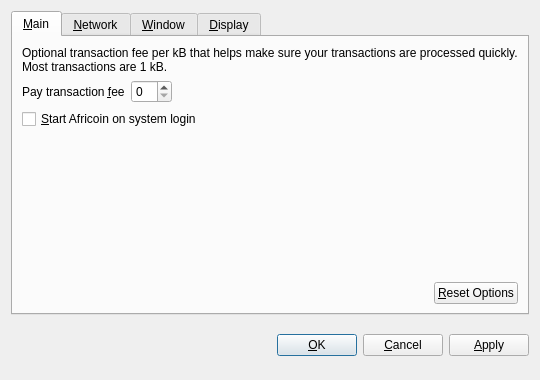
<?xml version="1.0" encoding="UTF-8"?>
<ui version="4.0">
 <class>OptionsDialog</class>
 <widget class="QDialog" name="OptionsDialog">
  <property name="geometry">
   <rect>
    <x>0</x>
    <y>0</y>
    <width>540</width>
    <height>380</height>
   </rect>
  </property>
  <property name="windowTitle">
   <string>Options</string>
  </property>
  <property name="modal">
   <bool>true</bool>
  </property>
  <layout class="QVBoxLayout" name="verticalLayout">
   <item>
    <widget class="QTabWidget" name="tabWidget">
     <property name="tabPosition">
      <enum>QTabWidget::North</enum>
     </property>
     <property name="currentIndex">
      <number>0</number>
     </property>
     <widget class="QWidget" name="tabMain">
      <attribute name="title">
       <string>&amp;Main</string>
      </attribute>
      <layout class="QVBoxLayout" name="verticalLayout_Main">
       <item>
        <widget class="QLabel" name="transactionFeeInfoLabel">
         <property name="text">
          <string>Optional transaction fee per kB that helps make sure your transactions are processed quickly. Most transactions are 1 kB.</string>
         </property>
         <property name="textFormat">
          <enum>Qt::PlainText</enum>
         </property>
         <property name="wordWrap">
          <bool>true</bool>
         </property>
        </widget>
       </item>
       <item>
        <layout class="QHBoxLayout" name="horizontalLayout_1_Main">
         <item>
          <widget class="QLabel" name="transactionFeeLabel">
           <property name="text">
            <string>Pay transaction &amp;fee</string>
           </property>
           <property name="textFormat">
            <enum>Qt::PlainText</enum>
           </property>
           <property name="buddy">
            <cstring>transactionFee</cstring>
           </property>
          </widget>
         </item>
         <item>
          <widget class="BitcoinAmountField" name="transactionFee"/>
         </item>
         <item>
          <spacer name="horizontalSpacer_1_Main">
           <property name="orientation">
            <enum>Qt::Horizontal</enum>
           </property>
           <property name="sizeHint" stdset="0">
            <size>
             <width>40</width>
             <height>20</height>
            </size>
           </property>
          </spacer>
         </item>
        </layout>
       </item>
       <item>
        <widget class="QCheckBox" name="bitcoinAtStartup">
         <property name="toolTip">
          <string>Automatically start Africoin after logging in to the system.</string>
         </property>
         <property name="text">
          <string>&amp;Start Africoin on system login</string>
         </property>
        </widget>
       </item>
       <item>
        <spacer name="verticalSpacer_Main">
         <property name="orientation">
          <enum>Qt::Vertical</enum>
         </property>
         <property name="sizeHint" stdset="0">
          <size>
           <width>20</width>
           <height>40</height>
          </size>
         </property>
        </spacer>
       </item>
       <item>
        <layout class="QHBoxLayout" name="horizontalLayout_2_Main">
         <item>
          <spacer name="horizontalSpacer_2_Main">
           <property name="orientation">
            <enum>Qt::Horizontal</enum>
           </property>
           <property name="sizeHint" stdset="0">
            <size>
             <width>40</width>
             <height>20</height>
            </size>
           </property>
          </spacer>
         </item>
         <item>
          <widget class="QPushButton" name="resetButton">
           <property name="toolTip">
            <string>Reset all client options to default.</string>
           </property>
           <property name="text">
            <string>&amp;Reset Options</string>
           </property>
           <property name="autoDefault">
            <bool>false</bool>
           </property>
          </widget>
         </item>
        </layout>
       </item>
      </layout>
     </widget>
     <widget class="QWidget" name="tabNetwork">
      <attribute name="title">
       <string>&amp;Network</string>
      </attribute>
      <layout class="QVBoxLayout" name="verticalLayout_Network">
       <item>
        <widget class="QCheckBox" name="mapPortUpnp">
         <property name="toolTip">
          <string>Automatically open the Africoin client port on the router. This only works when your router supports UPnP and it is enabled.</string>
         </property>
         <property name="text">
          <string>Map port using &amp;UPnP</string>
         </property>
        </widget>
       </item>
       <item>
        <widget class="QCheckBox" name="connectSocks">
         <property name="toolTip">
          <string>Connect to the Africoin network through a SOCKS proxy (e.g. when connecting through Tor).</string>
         </property>
         <property name="text">
          <string>&amp;Connect through SOCKS proxy:</string>
         </property>
        </widget>
       </item>
       <item>
        <layout class="QHBoxLayout" name="horizontalLayout_Network">
         <item>
          <widget class="QLabel" name="proxyIpLabel">
           <property name="text">
            <string>Proxy &amp;IP:</string>
           </property>
           <property name="textFormat">
            <enum>Qt::PlainText</enum>
           </property>
           <property name="buddy">
            <cstring>proxyIp</cstring>
           </property>
          </widget>
         </item>
         <item>
          <widget class="QValidatedLineEdit" name="proxyIp">
           <property name="maximumSize">
            <size>
             <width>140</width>
             <height>16777215</height>
            </size>
           </property>
           <property name="toolTip">
            <string>IP address of the proxy (e.g. 127.0.0.1)</string>
           </property>
          </widget>
         </item>
         <item>
          <widget class="QLabel" name="proxyPortLabel">
           <property name="text">
            <string>&amp;Port:</string>
           </property>
           <property name="textFormat">
            <enum>Qt::PlainText</enum>
           </property>
           <property name="buddy">
            <cstring>proxyPort</cstring>
           </property>
          </widget>
         </item>
         <item>
          <widget class="QLineEdit" name="proxyPort">
           <property name="maximumSize">
            <size>
             <width>55</width>
             <height>16777215</height>
            </size>
           </property>
           <property name="toolTip">
            <string>Port of the proxy (e.g. 9050)</string>
           </property>
          </widget>
         </item>
         <item>
          <widget class="QLabel" name="socksVersionLabel">
           <property name="text">
            <string>SOCKS &amp;Version:</string>
           </property>
           <property name="textFormat">
            <enum>Qt::PlainText</enum>
           </property>
           <property name="buddy">
            <cstring>socksVersion</cstring>
           </property>
          </widget>
         </item>
         <item>
          <widget class="QValueComboBox" name="socksVersion">
           <property name="toolTip">
            <string>SOCKS version of the proxy (e.g. 5)</string>
           </property>
          </widget>
         </item>
         <item>
          <spacer name="horizontalSpacer_Network">
           <property name="orientation">
            <enum>Qt::Horizontal</enum>
           </property>
           <property name="sizeHint" stdset="0">
            <size>
             <width>40</width>
             <height>20</height>
            </size>
           </property>
          </spacer>
         </item>
        </layout>
       </item>
       <item>
        <spacer name="verticalSpacer_Network">
         <property name="orientation">
          <enum>Qt::Vertical</enum>
         </property>
         <property name="sizeHint" stdset="0">
          <size>
           <width>20</width>
           <height>40</height>
          </size>
         </property>
        </spacer>
       </item>
      </layout>
     </widget>
     <widget class="QWidget" name="tabWindow">
      <attribute name="title">
       <string>&amp;Window</string>
      </attribute>
      <layout class="QVBoxLayout" name="verticalLayout_Window">
       <item>
        <widget class="QCheckBox" name="minimizeToTray">
         <property name="toolTip">
          <string>Show only a tray icon after minimizing the window.</string>
         </property>
         <property name="text">
          <string>&amp;Minimize to the tray instead of the taskbar</string>
         </property>
        </widget>
       </item>
       <item>
        <widget class="QCheckBox" name="minimizeOnClose">
         <property name="toolTip">
          <string>Minimize instead of exit the application when the window is closed. When this option is enabled, the application will be closed only after selecting Quit in the menu.</string>
         </property>
         <property name="text">
          <string>M&amp;inimize on close</string>
         </property>
        </widget>
       </item>
       <item>
        <spacer name="verticalSpacer_Window">
         <property name="orientation">
          <enum>Qt::Vertical</enum>
         </property>
         <property name="sizeHint" stdset="0">
          <size>
           <width>20</width>
           <height>40</height>
          </size>
         </property>
        </spacer>
       </item>
      </layout>
     </widget>
     <widget class="QWidget" name="tabDisplay">
      <attribute name="title">
       <string>&amp;Display</string>
      </attribute>
      <layout class="QVBoxLayout" name="verticalLayout_Display">
       <item>
        <layout class="QHBoxLayout" name="horizontalLayout_1_Display">
         <item>
          <widget class="QLabel" name="langLabel">
           <property name="text">
            <string>User Interface &amp;language:</string>
           </property>
           <property name="textFormat">
            <enum>Qt::PlainText</enum>
           </property>
           <property name="buddy">
            <cstring>lang</cstring>
           </property>
          </widget>
         </item>
         <item>
          <widget class="QValueComboBox" name="lang">
           <property name="toolTip">
            <string>The user interface language can be set here. This setting will take effect after restarting Africoin.</string>
           </property>
          </widget>
         </item>
        </layout>
       </item>
       <item>
        <layout class="QHBoxLayout" name="horizontalLayout_2_Display">
         <item>
          <widget class="QLabel" name="unitLabel">
           <property name="text">
            <string>&amp;Unit to show amounts in:</string>
           </property>
           <property name="textFormat">
            <enum>Qt::PlainText</enum>
           </property>
           <property name="buddy">
            <cstring>unit</cstring>
           </property>
          </widget>
         </item>
         <item>
          <widget class="QValueComboBox" name="unit">
           <property name="toolTip">
            <string>Choose the default subdivision unit to show in the interface and when sending coins.</string>
           </property>
          </widget>
         </item>
        </layout>
       </item>
       <item>
        <widget class="QCheckBox" name="displayAddresses">
         <property name="toolTip">
          <string>Whether to show Africoin addresses in the transaction list or not.</string>
         </property>
         <property name="text">
          <string>&amp;Display addresses in transaction list</string>
         </property>
        </widget>
       </item>
       <item>
        <spacer name="verticalSpacer_Display">
         <property name="orientation">
          <enum>Qt::Vertical</enum>
         </property>
         <property name="sizeHint" stdset="0">
          <size>
           <width>20</width>
           <height>40</height>
          </size>
         </property>
        </spacer>
       </item>
      </layout>
     </widget>
    </widget>
   </item>
   <item>
    <layout class="QHBoxLayout" name="horizontalLayout_Buttons">
     <item>
      <spacer name="horizontalSpacer_1">
       <property name="orientation">
        <enum>Qt::Horizontal</enum>
       </property>
       <property name="sizeHint" stdset="0">
        <size>
         <width>40</width>
         <height>48</height>
        </size>
       </property>
      </spacer>
     </item>
     <item>
      <widget class="QLabel" name="statusLabel">
       <property name="font">
        <font>
         <weight>75</weight>
         <bold>true</bold>
        </font>
       </property>
       <property name="text">
        <string/>
       </property>
       <property name="textFormat">
        <enum>Qt::PlainText</enum>
       </property>
       <property name="wordWrap">
        <bool>true</bool>
       </property>
      </widget>
     </item>
     <item>
      <spacer name="horizontalSpacer_2">
       <property name="orientation">
        <enum>Qt::Horizontal</enum>
       </property>
       <property name="sizeHint" stdset="0">
        <size>
         <width>40</width>
         <height>48</height>
        </size>
       </property>
      </spacer>
     </item>
     <item>
      <widget class="QPushButton" name="okButton">
       <property name="text">
        <string>&amp;OK</string>
       </property>
      </widget>
     </item>
     <item>
      <widget class="QPushButton" name="cancelButton">
       <property name="text">
        <string>&amp;Cancel</string>
       </property>
       <property name="autoDefault">
        <bool>false</bool>
       </property>
      </widget>
     </item>
     <item>
      <widget class="QPushButton" name="applyButton">
       <property name="text">
        <string>&amp;Apply</string>
       </property>
       <property name="autoDefault">
        <bool>false</bool>
       </property>
      </widget>
     </item>
    </layout>
   </item>
  </layout>
 </widget>
 <customwidgets>
  <customwidget>
   <class>BitcoinAmountField</class>
   <extends>QSpinBox</extends>
   <header>bitcoinamountfield.h</header>
  </customwidget>
  <customwidget>
   <class>QValueComboBox</class>
   <extends>QComboBox</extends>
   <header>qvaluecombobox.h</header>
  </customwidget>
  <customwidget>
   <class>QValidatedLineEdit</class>
   <extends>QLineEdit</extends>
   <header>qvalidatedlineedit.h</header>
  </customwidget>
 </customwidgets>
 <resources/>
 <connections/>
</ui>
